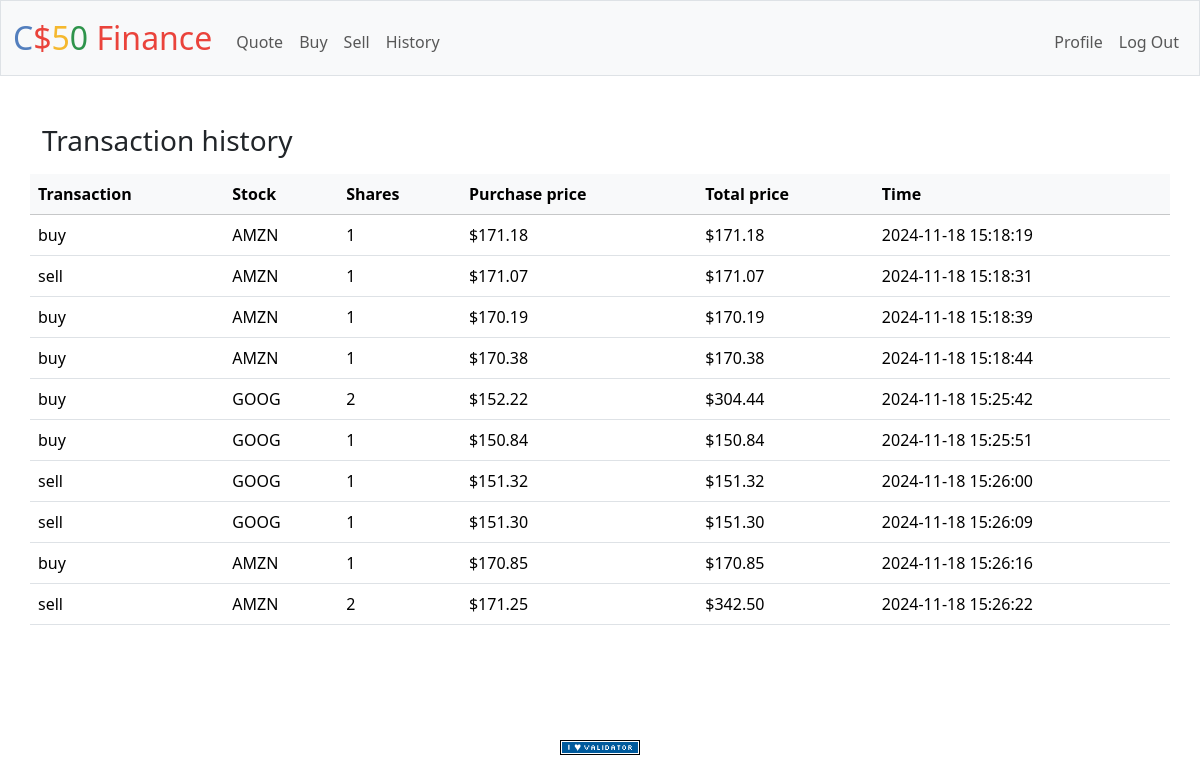
Screenshot of /history (signed in) with the database file from the repository.
### tables this page shows
CREATE TABLE history (
    id INTEGER PRIMARY KEY AUTOINCREMENT,
    user_id INTEGER,
    transaction_type TEXT CHECK(transaction_type IN ('buy', 'sell')),
    symbol TEXT,
    shares INTEGER,
    price REAL,
    time TIMESTAMP DEFAULT CURRENT_TIMESTAMP,
    FOREIGN KEY(user_id) REFERENCES users(id)
);

### app.py (the view)
@app.route("/history")
@login_required
def history():
    if request.method == "GET":
        user_id = session["user_id"]
        user_data = db.execute(
            "SELECT * FROM users WHERE id = ?", user_id
        )
        transaction_type = None
        symbol = None
        shares = None
        price = None
        time = None
        dashboard = db.execute(
            """
            SELECT transaction_type, symbol, shares, price, shares * price AS total_price, time
            FROM history
            WHERE user_id = ?
            """, user_id
        )
        if len(dashboard) == 0:
            return apology("No transaction history", 200)
        transaction_type = dashboard[0]["transaction_type"]
        symbol = dashboard[0]["symbol"]
        shares = dashboard[0]["shares"]
        price = dashboard[0]["price"]
        total_price = dashboard[0]["total_price"]
        time = dashboard[0]["time"]
    return render_template(
        "history.html", dashboard=dashboard, transaction_type=transaction_type,
        symbol=symbol, shares=shares, price=price, time=time,
        total_price=total_price
    )

### app.py (called while the page is built)
@app.after_request
def after_request(response):
    response.headers["Cache-Control"] = "no-cache, no-store, must-revalidate"
    response.headers["Expires"] = 0
    response.headers["Pragma"] = "no-cache"
    return response

### helpers.py (called while the page is built)
def login_required(f):
    @wraps(f)
    def decorated_function(*args, **kwargs):
        if session.get("user_id") is None:
            return redirect("/login")
        return f(*args, **kwargs)
    return decorated_function

def usd(value):
    return f"${value:,.2f}"

### templates/history.html (shortened to what this page needs)
{% extends "layout.html" %}
{% block main %}
    <div class="row align-items-center mb-5">
        <h3 class="h3 mb-3 fw-normal">Transaction history</h3>
        <table class="table">
            <thead class="table-light">
                <tr>
                    <th scope="col">Transaction</th>
                    <th scope="col">Stock</th>
                    <th scope="col">Shares</th>
                    <th scope="col">Purchase price</th>
                    <th scope="col">Total price</th>
                    <th scope="col">Time</th>
                </tr>
            </thead>
            <tbody>
                {% for stock in dashboard %}
                    <tr>
                        <td>{{ stock.transaction_type }}</td>
                        <td>{{ stock.symbol }}</td>
                        <td>{{ stock.shares }}</td>
                        <td>{{ stock.price | usd }}</td>
                        <td>{{ stock.total_price | usd }}</td>
                        <td>{{ stock.time }}</td>
                    </tr>
                {% endfor %}
            </tbody>
        </table>
{% endblock %}

### templates/layout.html (shortened to what this page needs)
<!DOCTYPE html>
<html lang="en">
    <head>
        <link href="https://cdn.jsdelivr.net/npm/bootstrap@5.3.3/dist/css/bootstrap.min.css" rel="stylesheet">
        <link href="/static/styles.css" rel="stylesheet">
    </head>
    <body>
        <nav class="bg-light border navbar navbar-expand-md navbar-light">
            <div class="container-fluid">
                <a class="navbar-brand" href="/"><span class="blue">C</span><span class="red">$</span><span class="yellow">5</span><span class="green">0</span> <span class="red">Finance</span></a>
                <div class="collapse navbar-collapse" id="navbar">
                    {% if session["user_id"] %}
                        <ul class="navbar-nav me-auto mt-2">
                            <li class="nav-item"><a class="nav-link" href="/quote">Quote</a></li>
                            <li class="nav-item"><a class="nav-link" href="/buy">Buy</a></li>
                            <li class="nav-item"><a class="nav-link" href="/sell">Sell</a></li>
                            <li class="nav-item"><a class="nav-link" href="/history">History</a></li>
                        </ul>
                        <ul class="navbar-nav ms-auto mt-2">
                            <li class="nav-item"><a class="nav-link" href="/profile">Profile</a></li>
                            <li class="nav-item"><a class="nav-link" href="/logout">Log Out</a></li>
                        </ul>
                    {% else %}
                        <ul class="navbar-nav ms-auto mt-2">
                            <li class="nav-item"><a class="nav-link" href="/register">Register</a></li>
                            <li class="nav-item"><a class="nav-link" href="/login">Log In</a></li>
                        </ul>
                    {% endif %}
                </div>
            </div>
        </nav>
        <main class="container py-5">
            {% block main %}{% endblock %}
        </main>
        <footer class="mb-5">
            <form action="https://validator.w3.org/check" class="text-center" enctype="multipart/form-data" method="post" target="_blank">
                <input alt="Validate" src="/static/I_heart_validator.png" type="image">
            </form>
        </footer>
    </body>
</html>

### static/styles.css (style rules this page uses)
nav .navbar-brand { font-size: xx-large; }
nav .navbar-brand .blue { color: #537fbe; }
nav .navbar-brand .red { color: #ea433b; }
nav .navbar-brand .yellow { color: #f5b82e; }
nav .navbar-brand .green { color: #2e944b; }

### rows the page displays
history: transaction_type "buy", symbol "AMZN", shares "1", price "$171.18", total_price "$171.18", time "2024-11-18 15:18:19"
history: transaction_type "sell", symbol "AMZN", shares "1", price "$171.07", total_price "$171.07", time "2024-11-18 15:18:31"
history: transaction_type "buy", symbol "AMZN", shares "1", price "$170.19", total_price "$170.19", time "2024-11-18 15:18:39"
history: transaction_type "buy", symbol "AMZN", shares "1", price "$170.38", total_price "$170.38", time "2024-11-18 15:18:44"
history: transaction_type "buy", symbol "GOOG", shares "2", price "$152.22", total_price "$304.44", time "2024-11-18 15:25:42"
history: transaction_type "buy", symbol "GOOG", shares "1", price "$150.84", total_price "$150.84", time "2024-11-18 15:25:51"
history: transaction_type "sell", symbol "GOOG", shares "1", price "$151.32", total_price "$151.32", time "2024-11-18 15:26:00"
history: transaction_type "sell", symbol "GOOG", shares "1", price "$151.30", total_price "$151.30", time "2024-11-18 15:26:09"
history: transaction_type "buy", symbol "AMZN", shares "1", price "$170.85", total_price "$170.85", time "2024-11-18 15:26:16"
history: transaction_type "sell", symbol "AMZN", shares "2", price "$171.25", total_price "$342.50", time "2024-11-18 15:26:22"
